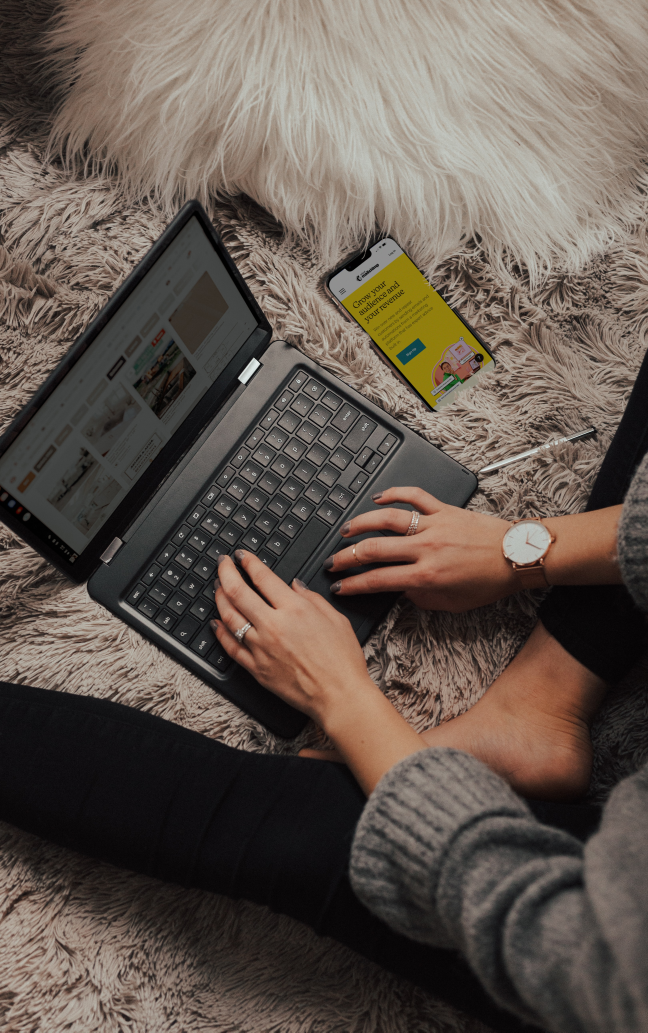
#> input picture dp1.jpg, 3240 x 5161 px (shown at 1/5 size)
$ python thumbnail.py
#> lines starting #> are read from the running program, lines starting #| are printed output that depends on the picture
# import required library
from PIL import Image

# open the image you want to convert
im = Image.open("dp1.jpg")
#> im is the input picture: PIL image 3240x5161 RGB; mean R, G, B 98.6, 87.3, 78.7

# check the size using "print(im.size)" if needed

# check the format using "print(im.format)"

# change the image into thumbnail
im.thumbnail((150, 150))
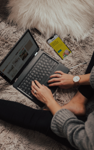
#> im: PIL image 94x150 RGB; mean R, G, B 98.6, 87.3, 78.7

# save the image
im.save("wattsapp_dp1.jpg")

# preview the image
im.show()
